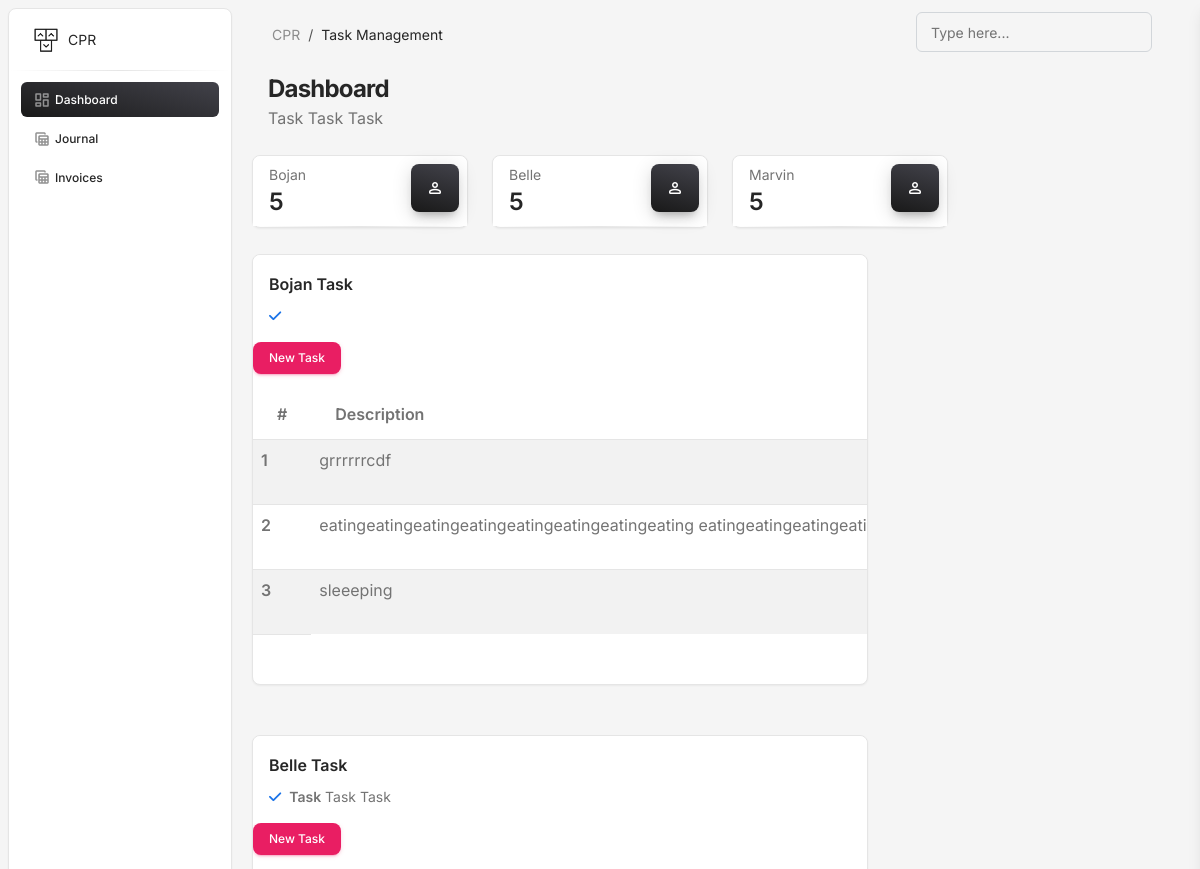
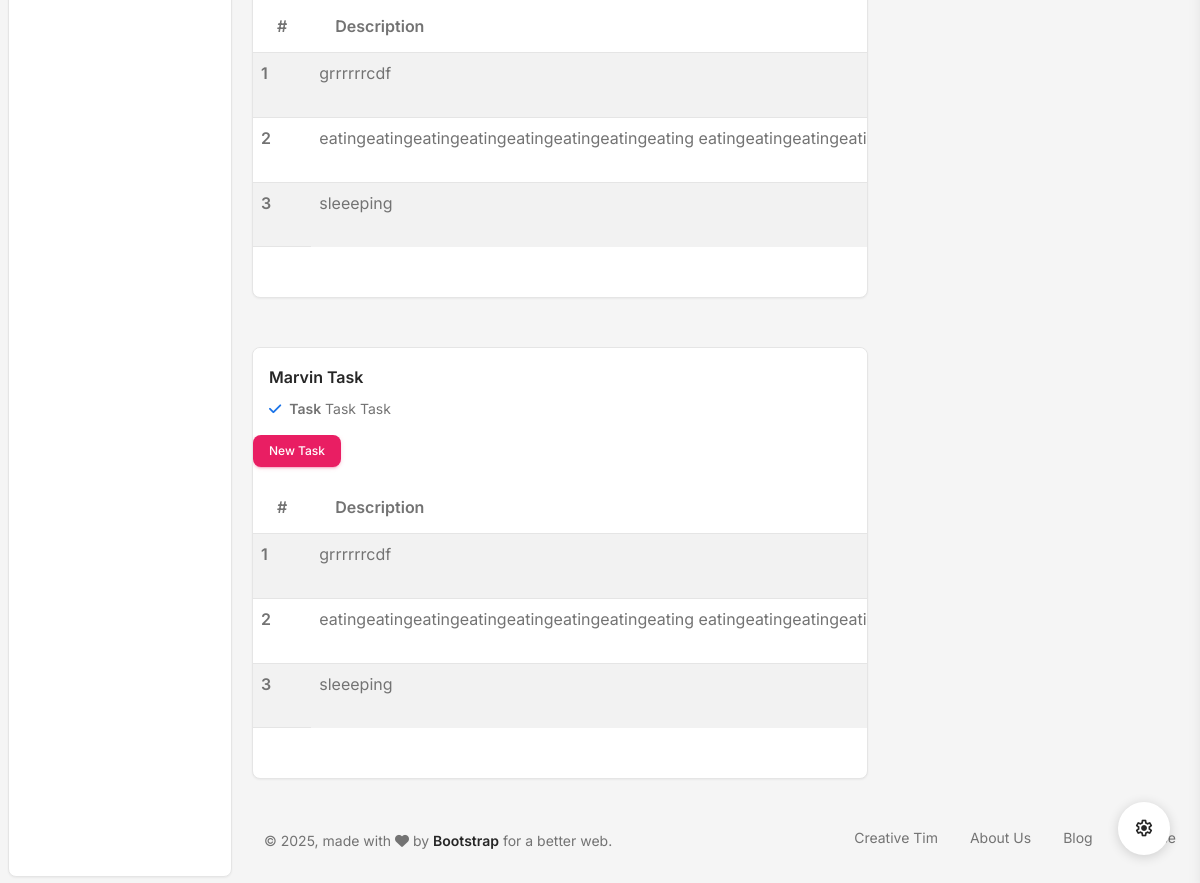
/, run on an earlier commit of the app's database (2 pictures, top to bottom).
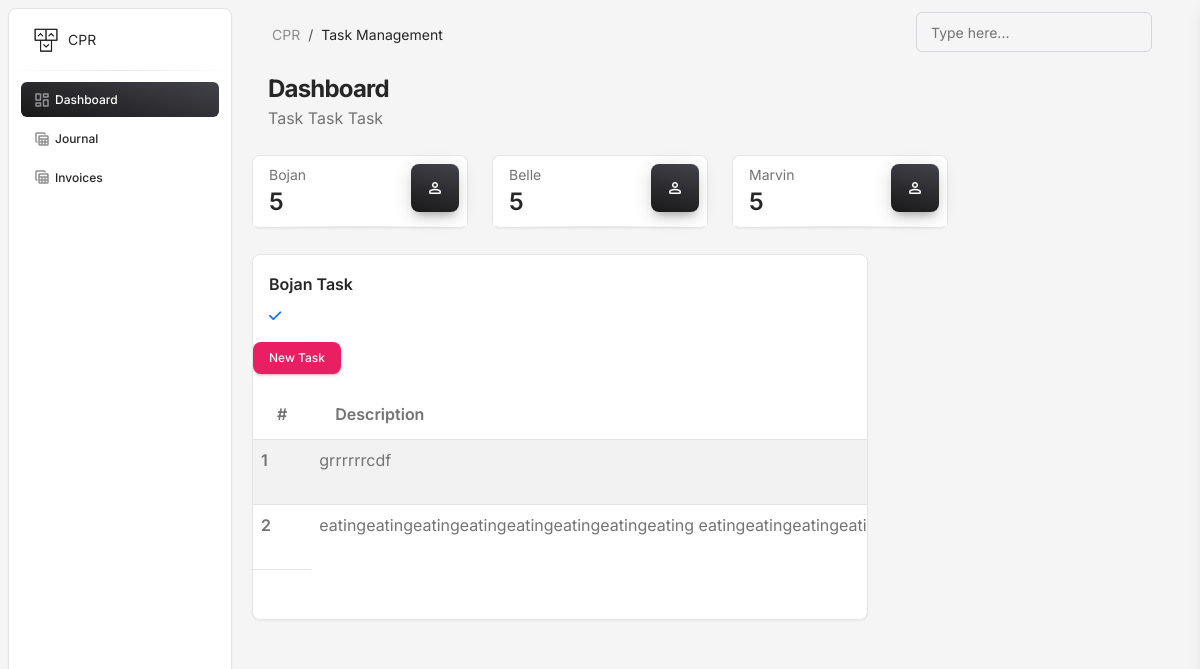
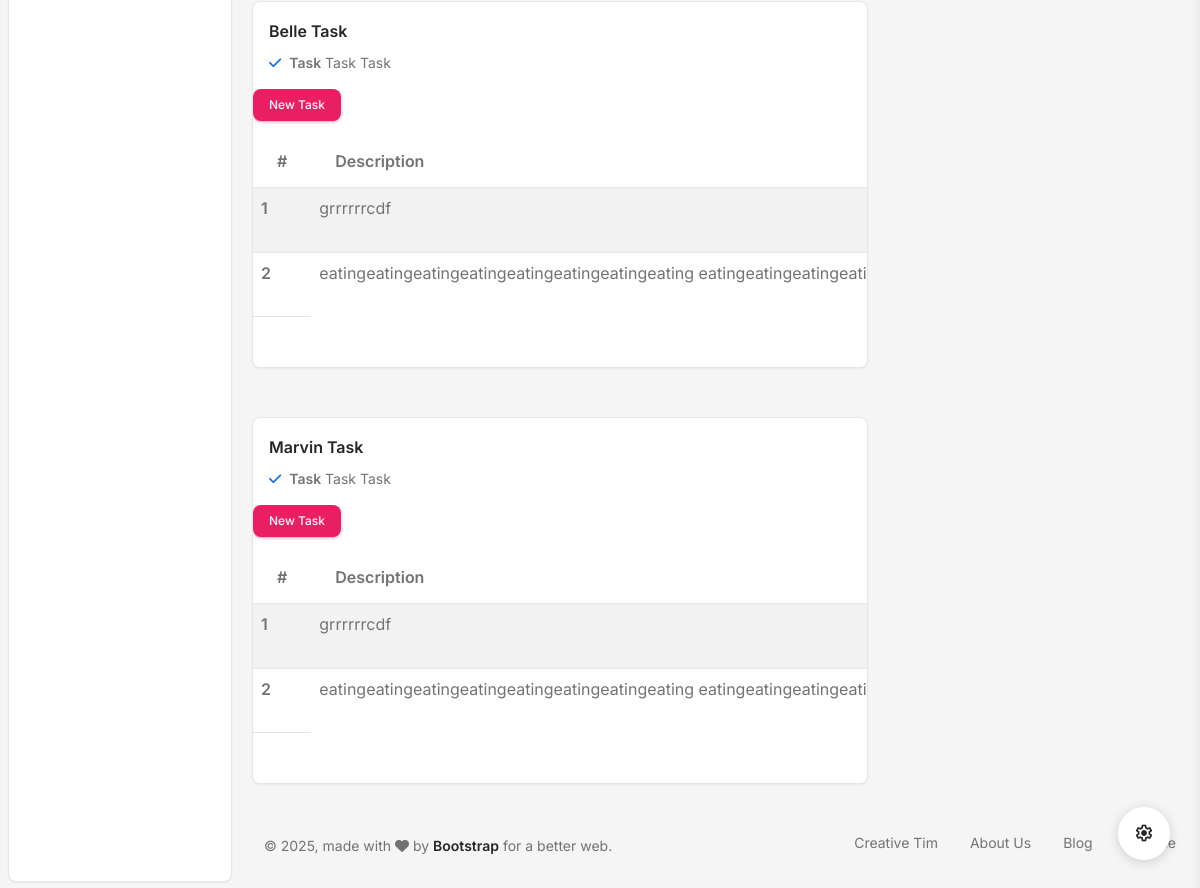
And on a later commit of the database (2 pictures, top to bottom).
### task_app/models.py (models this page shows, shortened)
class Task(models.Model):
	description = models.TextField(blank=False, null=False)
	status = models.BooleanField(default=False)

### task_app/views.py (the view)
# urls.py: path('', views.index, name="index"),
def index(request):
	all_task = Task.objects.filter(status=False).order_by('-id')
	context = {
		"all_task":all_task,
	}
	return render(request, "dashboard.html", context)

### task_app/templates/dashboard.html (shortened to what the changed rows need)
<!DOCTYPE html>
{% load static %}
<html lang="en">
<head>
  <link href="{% static 'css/nucleo-icons.css' %}" rel="stylesheet" />
  <link href="{% static 'css/nucleo-svg.css' %}" rel="stylesheet" />
  <link id="pagestyle" href="{% static 'css/material-dashboard.css' %}" rel="stylesheet" />
</head>
<body class="g-sidenav-show  bg-gray-100">
  <main class="main-content position-relative max-height-vh-100 h-100 border-radius-lg ">
    <div class="container-fluid py-2">
      <div class="row mb-4">
        <div class="col-lg-8 col-md-6 mb-md-0 mb-4">
          <div class="card">
            <div class="card-body px-0 pb-2">
              <div class="table-responsive">
                    <table class="table table-striped">
                    <thead>
              <tr>
                  <th scope="col" style="width: 5%;">#</th>
                  <th scope="col" style="width: 40%;">Description</th>
              </tr>
              </thead>
              <tbody>
              {% for task in all_task %}
              <tr>
                <th scope="row">{{ forloop.counter }}</th>
                <td>
                    <span class="text-truncate" title="{{ task.description }}">{{ task.description }}</span>
                </td>
              </tr>
              {% endfor %}
              </tbody>
              </table>
              </div>
            </div></br>
          </div>
        </div>
      </div></br>
      <div class="row mb-4">
        <div class="col-lg-8 col-md-6 mb-md-0 mb-4">
          <div class="card">
            <div class="card-body px-0 pb-2">
              <div class="table-responsive">
                    <table class="table table-striped">
                    <thead>
              <tr>
                  <th scope="col" style="width: 5%;">#</th>
                  <th scope="col" style="width: 40%;">Description</th>
              </tr>
              </thead>
              <tbody>
              {% for task in all_task %}
              <tr>
                <th scope="row">{{ forloop.counter }}</th>
                <td>
                    <span class="text-truncate" title="{{ task.description }}">{{ task.description }}</span>
                </td>
              </tr>
              {% endfor %}
              </tbody>
              </table>
              </div>
            </div></br>
          </div>
        </div>
      </div></br>
      <div class="row mb-4">
        <div class="col-lg-8 col-md-6 mb-md-0 mb-4">
          <div class="card">
            <div class="card-body px-0 pb-2">
              <div class="table-responsive">
                    <table class="table table-striped">
                    <thead>
              <tr>
                  <th scope="col" style="width: 5%;">#</th>
                  <th scope="col" style="width: 40%;">Description</th>
              </tr>
              </thead>
              <tbody>
              {% for task in all_task %}
              <tr>
                <th scope="row">{{ forloop.counter }}</th>
                <td>
                    <span class="text-truncate" title="{{ task.description }}">{{ task.description }}</span>
                </td>
              </tr>
              {% endfor %}
              </tbody>
              </table>
              </div>
            </div></br>
          </div>
        </div>
      </div>
    </div>
  </main>
</body>
</html>

What changed in the data, as far as the page shows it:
no longer on this page (row edited): Task: description "sleeeping"
